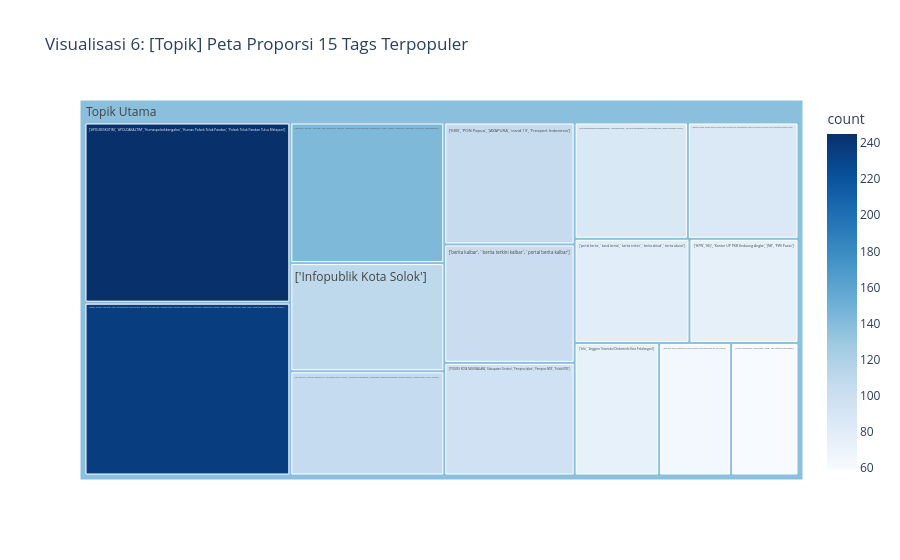

Notebook code cell kept with this figure:
### Code cell
top_tags = df.filter(
    (pl.col("news_tags").is_not_null()) & 
    (pl.col("news_tags") != "[]") &
    (pl.col("news_tags") != '[""]') &
    (pl.col("news_tags") != "['']")
)["news_tags"].value_counts().sort("count", descending=True).head(15).to_pandas()

fig6 = px.treemap(
    top_tags,
    path=[px.Constant("Topik Utama"), "news_tags"],
    values="count",
    title="Visualisasi 6: [Topik] Peta Proporsi 15 Tags Terpopuler",
    color="count",
    color_continuous_scale="Blues"
)
fig6.update_traces(root_color="lightgrey")
fig6.show()

### Figure 1 — Plotly figure (JSON) as saved in the notebook; plotly's stock layout.template omitted (floating-point values rounded to 4 significant figures)
{"data": [{"branchvalues": "total", "customdata": [[245.0], [235.0], [143.0], [110.0], [106.0], [105.0], [102.0], [97.0], [87.0], [85.0], [79.0], [75.0], [74.0], [63.0], [59.0], [137.8]], "domain": {"x": [0, 1], "y": [0, 1]}, "hovertemplate": "labels=%{label}<br>count_sum=%{value}<br>parent=%{parent}<br>id=%{id}<br>count=%{color}<extra></extra>", "ids": ["Topik Utama/['#POLRESKUTIM', '#POLDAKALTIM', 'Humaspolsekbengalon', 'Humas Polsek Teluk Pandan', 'Polsek Teluk Pandan Tulus Melayani']", "Topik Utama/['infopublik', ' info publik', ' layanan publik', ' layanan', ' berita layanan publik', ' portal layanan publik', ' portal publik', ' portal publik layanan', ' portal berita indonesia', ' portal berita', ' indonesia', ' kominfo', ' informasi publik', ' komunikasi publik', ' kementerian', ' jokowi', ' menkominfo', ' internet sehat', ' menteri', ' presiden', ' presiden jokowi', ' jusuf kalla', ' kabinet kerja', ' maruf amin', '']", "Topik Utama/['berita aceh', ' info aceh', ' aceh today', ' gayo', ' gempa aceh', ' news aceh', ' berita terkini', ' berita aceh terkini', ' indonesia aceh', ' politik', ' nasional', ' daerah aceh', ' aceh terkini', ' aceh hari ini', ' online berita aceh']", "Topik Utama/['Infopublik Kota Solok']", "Topik Utama/['# NASIONAL', '#POLDA METRO JAYA', '#POLRES JAKARTA UTARA', 'Lanud SMH Palembang', 'Palembang', 'Pemkot Palembang', 'Pemprov Sumsel', 'Polda Sumsel', 'Polri', 'Sumsel']", "Topik Utama/['KKB', 'PON Papua', 'JAYAPURA', 'covid 19', 'Freeport Indonesia']", "Topik Utama/['berita kalbar', ' berita terkini kalbar', ' portal berita kalbar']", "Topik Utama/['POLRES KOTA TASIKMALAYA', 'Kabupaten Cirebon', 'Pemprov Jabar', 'Pemprov NTB', 'Polda NTB']", "Topik Utama/['#PolresKutimTulusMelayani', '#PolriPresisi', '#PolriUntukRakyat', '#Kamtibmas', 'Divisi Humas Polri']", "Topik Utama/['Baleendah', 'Cangkuang', 'Cicalengka', 'Cikancung', 'Cimaung', 'Cimenyan', 'Dayeuhkolot', 'Ibun', 'Kapolresta Bandung', 'Kombes Pol Aldi Subartono SH SIK MH CPHR', 'Paseh', 'Polresta bandung', 'Rancaekek', 'Soreang']", "Topik Utama/['portal berita', ' kanal berita', ' berita terkini', ' berita aktual', ' berita akurat']", "Topik Utama/['HPN', 'KEJ', 'Kantor UP PKB Kedaung Angke', 'JNE', 'PWI Pusat']", "Topik Utama/['Info', ' Anggoro Triantoko (Dinkominfo Kota Pekalongan)']", "Topik Utama/['#Berita Kaltara', '#tarakan', '#kalimantan utara', '#nunukan', '#bulungan', '#Hukrim', '#gubernur kaltara', '#KTT', '#polisi', '#ekonomi']", "Topik Utama/['Dinas Komunikasi', 'Informatika', 'Sandi', 'dan Statistik Kota Cilegon']", "Topik Utama"], "labels": ["['#POLRESKUTIM', '#POLDAKALTIM', 'Humaspolsekbengalon', 'Humas Polsek Teluk Pandan', 'Polsek Teluk Pandan Tulus Melayani']", "['infopublik', ' info publik', ' layanan publik', ' layanan', ' berita layanan publik', ' portal layanan publik', ' portal publik', ' portal publik layanan', ' portal berita indonesia', ' portal berita', ' indonesia', ' kominfo', ' informasi publik', ' komunikasi publik', ' kementerian', ' jokowi', ' menkominfo', ' internet sehat', ' menteri', ' presiden', ' presiden jokowi', ' jusuf kalla', ' kabinet kerja', ' maruf amin', '']", "['berita aceh', ' info aceh', ' aceh today', ' gayo', ' gempa aceh', ' news aceh', ' berita terkini', ' berita aceh terkini', ' indonesia aceh', ' politik', ' nasional', ' daerah aceh', ' aceh terkini', ' aceh hari ini', ' online berita aceh']", "['Infopublik Kota Solok']", "['# NASIONAL', '#POLDA METRO JAYA', '#POLRES JAKARTA UTARA', 'Lanud SMH Palembang', 'Palembang', 'Pemkot Palembang', 'Pemprov Sumsel', 'Polda Sumsel', 'Polri', 'Sumsel']", "['KKB', 'PON Papua', 'JAYAPURA', 'covid 19', 'Freeport Indonesia']", "['berita kalbar', ' berita terkini kalbar', ' portal berita kalbar']", "['POLRES KOTA TASIKMALAYA', 'Kabupaten Cirebon', 'Pemprov Jabar', 'Pemprov NTB', 'Polda NTB']", "['#PolresKutimTulusMelayani', '#PolriPresisi', '#PolriUntukRakyat', '#Kamtibmas', 'Divisi Humas Polri']", "['Baleendah', 'Cangkuang', 'Cicalengka', 'Cikancung', 'Cimaung', 'Cimenyan', 'Dayeuhkolot', 'Ibun', 'Kapolresta Bandung', 'Kombes Pol Aldi Subartono SH SIK MH CPHR', 'Paseh', 'Polresta bandung', 'Rancaekek', 'Soreang']", "['portal berita', ' kanal berita', ' berita terkini', ' berita aktual', ' berita akurat']", "['HPN', 'KEJ', 'Kantor UP PKB Kedaung Angke', 'JNE', 'PWI Pusat']", "['Info', ' Anggoro Triantoko (Dinkominfo Kota Pekalongan)']", "['#Berita Kaltara', '#tarakan', '#kalimantan utara', '#nunukan', '#bulungan', '#Hukrim', '#gubernur kaltara', '#KTT', '#polisi', '#ekonomi']", "['Dinas Komunikasi', 'Informatika', 'Sandi', 'dan Statistik Kota Cilegon']", "Topik Utama"], "marker": {"coloraxis": "coloraxis", "colors": [245.0, 235.0, 143.0, 110.0, 106.0, 105.0, 102.0, 97.0, 87.0, 85.0, 79.0, 75.0, 74.0, 63.0, 59.0, 137.8]}, "name": "", "parents": ["Topik Utama", "Topik Utama", "Topik Utama", "Topik Utama", "Topik Utama", "Topik Utama", "Topik Utama", "Topik Utama", "Topik Utama", "Topik Utama", "Topik Utama", "Topik Utama", "Topik Utama", "Topik Utama", "Topik Utama", ""], "root": {"color": "lightgrey"}, "type": "treemap", "values": [245.0, 235.0, 143.0, 110.0, 106.0, 105.0, 102.0, 97.0, 87.0, 85.0, 79.0, 75.0, 74.0, 63.0, 59.0, 1665.0]}], "layout": {"coloraxis": {"autocolorscale": false, "colorbar": {"title": {"text": "count"}}, "colorscale": [[0, "rgb(247,251,255)"], [0.125, "rgb(222,235,247)"], [0.25, "rgb(198,219,239)"], [0.375, "rgb(158,202,225)"], [0.5, "rgb(107,174,214)"], [0.625, "rgb(66,146,198)"], [0.75, "rgb(33,113,181)"], [0.875, "rgb(8,81,156)"], [1, "rgb(8,48,107)"]]}, "legend": {"tracegroupgap": 0}, "title": {"text": "Visualisasi 6: [Topik] Peta Proporsi 15 Tags Terpopuler"}}}
